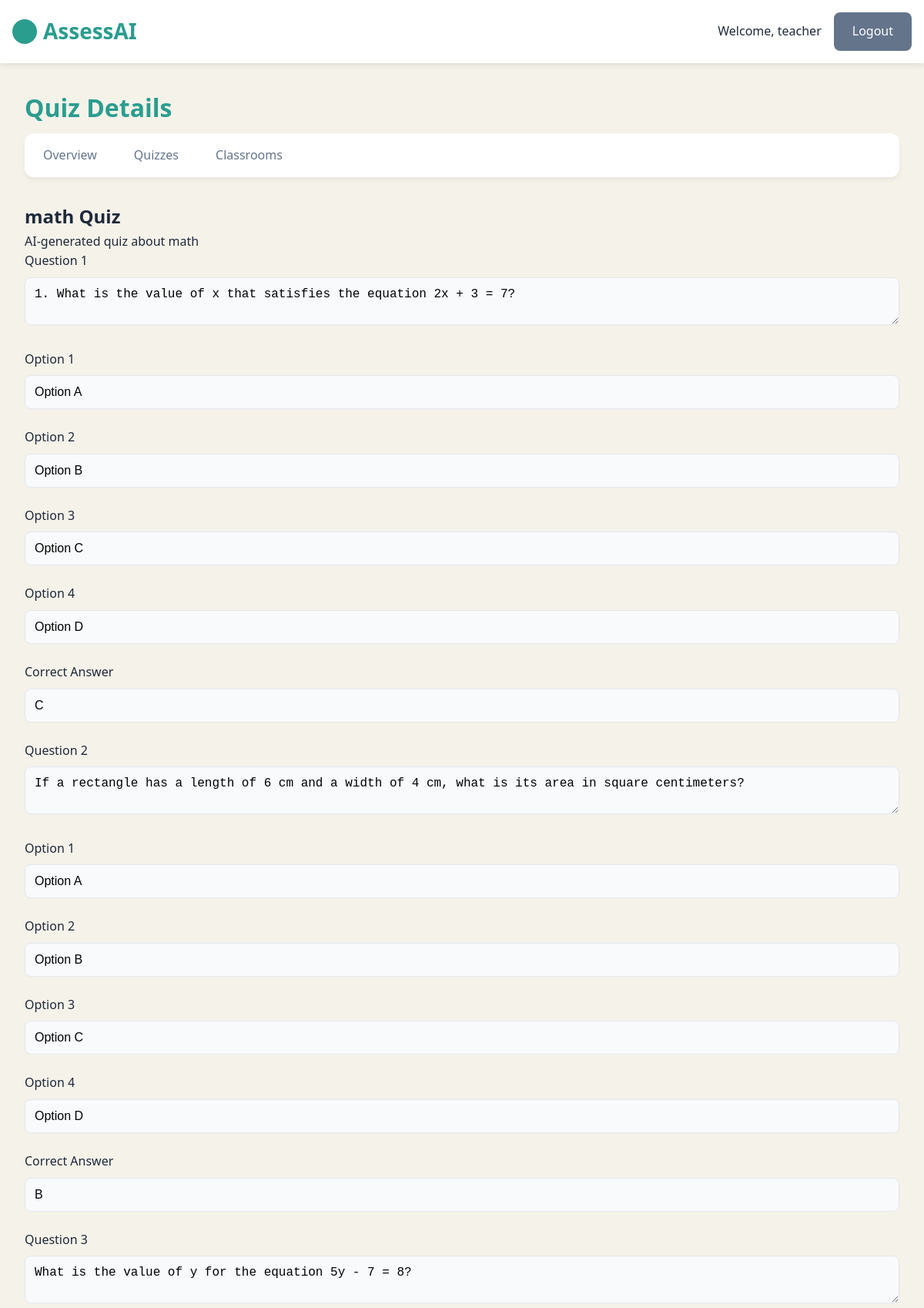
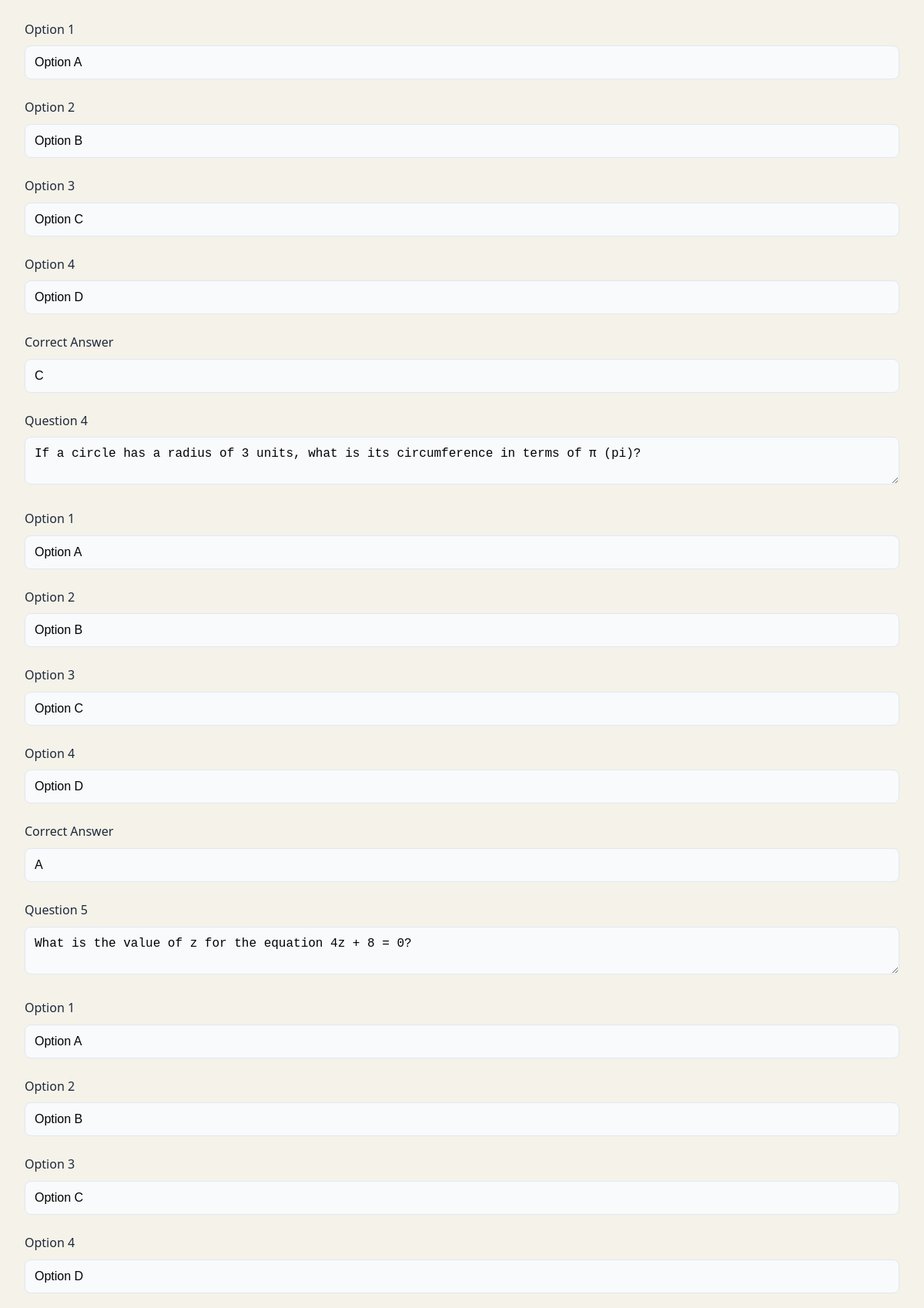
/quiz/3 (signed in, upper part), run on the app's committed database (2 pictures, top to bottom).
### models.py (models this page shows)
class Quiz(db.Model):
    id = db.Column(db.Integer, primary_key=True)
    title = db.Column(db.String(100), nullable=False)
    description = db.Column(db.Text)
    created_date = db.Column(db.DateTime, default=datetime.utcnow)
    difficulty = db.Column(db.String(20), default='medium')
    teacher_id = db.Column(db.Integer, db.ForeignKey('user.id'), nullable=False)
    questions = db.relationship('Question', backref='quiz', lazy='select')
    assigned_classrooms = db.relationship(
        'Classroom',
        secondary=quiz_classroom,
        backref=db.backref('assigned_quizzes', lazy='select')
    )
    assignments = db.relationship('QuizAssignment', back_populates='quiz')

class Question(db.Model):
    id = db.Column(db.Integer, primary_key=True)
    quiz_id = db.Column(db.Integer, db.ForeignKey('quiz.id'), nullable=False)
    text = db.Column(db.Text, nullable=False)
    options = db.Column(db.Text)  # Comma-separated
    correct_answer = db.Column(db.String(100), nullable=False)

### app.py (the view)
@app.route('/quiz/<int:quiz_id>')
@teacher_required
def quiz_details(quiz_id):
    quiz = Quiz.query.options(
        db.joinedload(Quiz.questions),
        db.joinedload(Quiz.assignments).joinedload(QuizAssignment.classroom)
    ).get_or_404(quiz_id)
    if quiz.teacher_id != session['user_id']:
        flash('You do not have permission to view this quiz', 'error')
        return redirect(url_for('quizzes'))
    return render_template('quiz_details.html', quiz=quiz)

### app.py (called while the page is built)
def teacher_required(f):
    @wraps(f)
    def decorated_function(*args, **kwargs):
        if 'user_id' not in session or session['user_type'] != 'teacher':
            flash('Teacher access required', 'error')
            return redirect(url_for('login'))
        return f(*args, **kwargs)
    return decorated_function

### templates/quiz_details.html (shortened to what this page needs)
{% extends 'base.html' %}
{% block content %}
<div class="dashboard-container">
    <h1 class="dashboard-title">Quiz Details</h1>
    <nav class="dashboard-nav">
        <ul>
            <li><a href="{{ url_for('teacher_dashboard') }}">Overview</a></li>
            <li><a href="{{ url_for('quizzes') }}">Quizzes</a></li>
            <li><a href="{{ url_for('classrooms') }}">Classrooms</a></li>
        </ul>
    </nav>
    <div class="quiz-details">
        <h2>{{ quiz.title }}</h2>
        <p class="quiz-description">{{ quiz.description }}</p>
        <div class="questions-container">
            {% for question in quiz.questions %}
            <div class="question-card">
                <div class="form-group">
                    <label>Question {{ loop.index }}</label>
                    <textarea readonly>{{ question.text }}</textarea>
                </div>
                <div class="options-group">
                    {% for option in question.options.split(',') %}
                    <div class="form-group">
                        <label>Option {{ loop.index|upper }}</label>
                        <input type="text" value="{{ option }}" readonly>
                    </div>
                    {% endfor %}
                </div>
                <div class="form-group">
                    <label>Correct Answer</label>
                    <input type="text" value="{{ question.correct_answer }}" readonly>
                </div>
            </div>
            {% endfor %}
        </div>
    </div>
</div>
{% endblock %}

### static/css/styles.css (style rules this page uses)
:root { --primary-color: #2A9D8F; --primary-hover: #238277; --secondary-color: #64748b; --background-light: #f5f2e9; --text-color: #1e293b; --accent-color: #e3a046; --error-color: #ef4444; --success-color: #10b981; }
* { box-sizing: border-box; margin: 0; padding: 0; }
body { font-family: 'Segoe UI', system-ui, sans-serif; line-height: 1.6; color: var(--text-color); background-color: var(--background-light); min-height: 100vh; }
.form-group { margin-bottom: 1.5rem; }
.form-group label { display: block; margin-bottom: 0.5rem; font-weight: 500; color: var(--text-color); }
.form-group input, .form-group textarea, .form-group select { width: 100%; padding: 0.75rem; border: 1px solid #e2e8f0; border-radius: 0.5rem; font-size: 1rem; transition: all 0.2s; background-color: #f8fafc; }
.dashboard-container { padding: 2rem; max-width: 1200px; margin: 0 auto; }
.dashboard-title { font-size: 2rem; font-weight: 700; color: var(--primary-color); margin-bottom: 0.5rem; }
.dashboard-nav { background: white; border-radius: 0.75rem; padding: 0.5rem; margin-bottom: 2rem; box-shadow: 0 4px 6px rgba(0,0,0,0.05); }
.dashboard-nav ul { list-style: none; display: flex; gap: 1rem; }
.dashboard-nav li { padding: 0.5rem 0; }
.dashboard-nav li a { color: var(--secondary-color); text-decoration: none; padding: 0.5rem 1rem; border-radius: 0.5rem; transition: all 0.2s; }

### data on the page
Quiz: title "math Quiz", description "AI-generated quiz about math"
Question: text "1. What is the value of x that satisfies the equation 2x + 3 = 7?", option "Option A" "Option B" "Option C" "Option D", correct_answer "C"
Question: text "If a rectangle has a length of 6 cm and a width of 4 cm, what is its area in square centimeters?", option "Option A" "Option B" "Option C" "Option D", correct_answer "B"
Question: text "What is the value of y for the equation 5y - 7 = 8?", option "Option A" "Option B" "Option C" "Option D", correct_answer "C"
Question: text "If a circle has a radius of 3 units, what is its circumference in terms of π (pi)?", option "Option A" "Option B" "Option C" "Option D", correct_answer "A"
Question: text "What is the value of z for the equation 4z + 8 = 0?", option "Option A" "Option B" "Option C" "Option D"

### other printed values
{{ session.get('name') }} "teacher"
